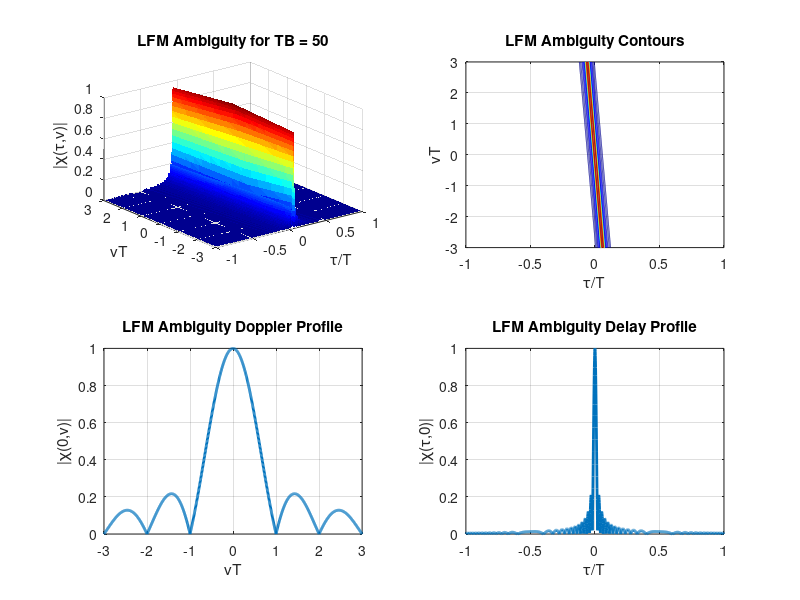

This chart was generated by the following MATLAB code: (Note: this script raises an error after producing the figure.)
close all; clear all;

%ambiguity function
N = 50;  %TB product
dx = .001;
dy = .005;
x = -1:dx:1;  %x = tau/T
y = -3:dy:3;  %y = v*T;
[xx,yy] = meshgrid(x,y);
axx = abs(xx);
X = @(xx,yy) (1-abs(xx)).*sinc((N*xx+yy).*(1-abs(xx)));

figure;
subplot(2,2,1);
surf(xx,yy,abs(X(xx,yy)),'EdgeColor','none');colormap(jet);
xlabel('\tau/T'); ylabel('\nuT');
zlabel('|\chi(\tau,\nu)|');
title(['LFM Ambiguity for TB = ' num2str(N)])

subplot(2,2,2);
contour(xx, yy, abs(X(xx,yy)));colormap(jet);grid on;
xlabel('\tau/T'); ylabel('\nuT');
title('LFM Ambiguity Contours')

subplot(2,2,3);
plot(y,abs(X(0,y)),'LineWidth',2);grid on;
xlabel('\nuT');ylabel('|\chi(0,\nu)|');
title('LFM Ambiguity Doppler Profile')

subplot(2,2,4);
plot(x,abs(X(x,0)),'LineWidth',2);grid on;
xlabel('\tau/T');ylabel('|\chi(\tau,0)|');
title('LFM Ambiguity Delay Profile')


%%%%Spectrum

%z = f/B;

N = [10 100 1000];
z = 0:.001:1;
legend_str = {};
for i=1:length(N)

t1 = sqrt(2*N(i))*(.5-z);
t2 = sqrt(2*N(i))*(.5+z);



C1 = fresnelc(t1);
C2 = fresnelc(t2);
S1 = fresnels(t1);
S2 = fresnels(t2);

M = (C1+C2).^2 + (S1+S2).^2;
M = M/max(M(:));

figure(3)
plot(z,M,'LineWidth',1);grid on;hold on;
legend_str{i} = ['TB = ' num2str(N(i))];
end
xlabel('f/B');ylabel('|M(f)|');
title('Frequency Spectrum of Rectangular Chirp')
legend(legend_str);
